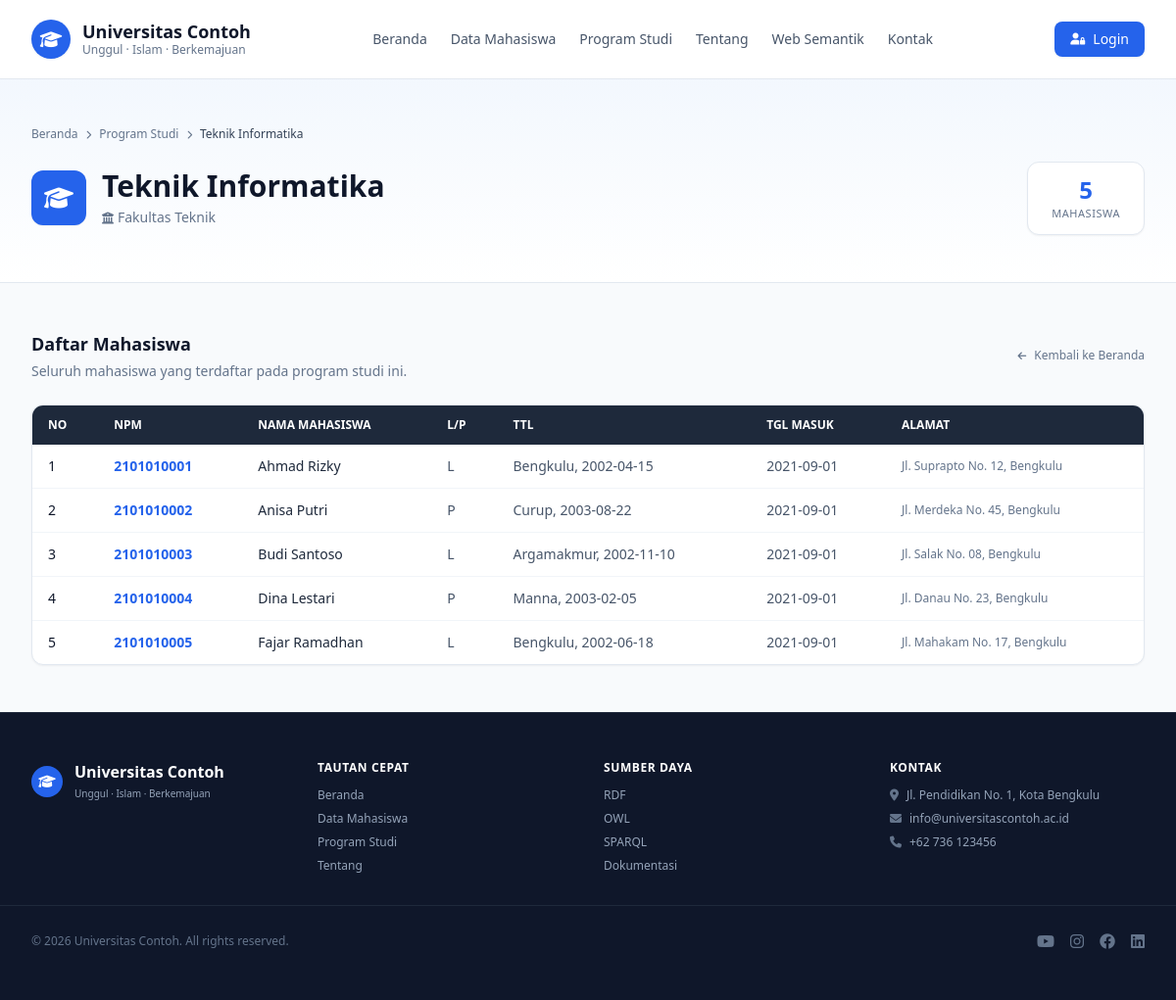
The app's page /program-studi/1 with its own data.
### tables this page shows
CREATE TABLE `program_studi` (
  `id_program_studi`   INT UNSIGNED NOT NULL AUTO_INCREMENT,
  `nama_program_studi` VARCHAR(100) NOT NULL,
  `id_fakultas`        INT UNSIGNED NOT NULL,
  `created_at`         TIMESTAMP NOT NULL DEFAULT CURRENT_TIMESTAMP,
  `updated_at`         TIMESTAMP NOT NULL DEFAULT CURRENT_TIMESTAMP ON UPDATE CURRENT_TIMESTAMP,
  PRIMARY KEY (`id_program_studi`),
  UNIQUE KEY `uq_prodi_nama` (`nama_program_studi`),
  KEY `idx_prodi_fakultas` (`id_fakultas`),
  CONSTRAINT `fk_prodi_fakultas`
    FOREIGN KEY (`id_fakultas`) REFERENCES `fakultas` (`id_fakultas`)
    ON UPDATE CASCADE
    ON DELETE RESTRICT
);

CREATE TABLE `fakultas` (
  `id_fakultas`   INT UNSIGNED NOT NULL AUTO_INCREMENT,
  `nama_fakultas` VARCHAR(100) NOT NULL,
  `created_at`    TIMESTAMP NOT NULL DEFAULT CURRENT_TIMESTAMP,
  `updated_at`    TIMESTAMP NOT NULL DEFAULT CURRENT_TIMESTAMP ON UPDATE CURRENT_TIMESTAMP,
  PRIMARY KEY (`id_fakultas`),
  UNIQUE KEY `uq_fakultas_nama` (`nama_fakultas`)
);

CREATE TABLE `mahasiswa` (
  `npm`              VARCHAR(20) NOT NULL,
  `nama_mahasiswa`   VARCHAR(100) NOT NULL,
  `email`            VARCHAR(150) DEFAULT NULL,
  `jenis_kelamin`    ENUM('L','P') NOT NULL,
  `tempat_lahir`     VARCHAR(50) DEFAULT NULL,
  `tanggal_lahir`    DATE DEFAULT NULL,
  `tanggal_masuk`    DATE DEFAULT NULL,
  `alamat`           TEXT DEFAULT NULL,
  `phone`            VARCHAR(20) DEFAULT NULL,
  `photo`            VARCHAR(255) DEFAULT NULL,
  `password`         VARCHAR(255) NOT NULL,
  `id_program_studi` INT UNSIGNED NOT NULL,
  `created_at`       TIMESTAMP NOT NULL DEFAULT CURRENT_TIMESTAMP,
  `updated_at`       TIMESTAMP NOT NULL DEFAULT CURRENT_TIMESTAMP ON UPDATE CURRENT_TIMESTAMP,
  PRIMARY KEY (`npm`),
  UNIQUE KEY `uq_mahasiswa_email` (`email`),
  KEY `idx_mahasiswa_prodi` (`id_program_studi`),
  KEY `idx_mahasiswa_nama` (`nama_mahasiswa`),
  CONSTRAINT `fk_mahasiswa_prodi`
    FOREIGN KEY (`id_program_studi`) REFERENCES `program_studi` (`id_program_studi`)
    ON UPDATE CASCADE
    ON DELETE RESTRICT
);

### app/Core/Controller.php (called while the page is built, shortened)
<?php
abstract class Controller
{
    protected function view(string $view, array $data = []): void
    {
        View::render($view, $data);
    }
}

### app/Controllers/ProgramStudiController.php (called while the page is built, shortened)
<?php
final class ProgramStudiController extends Controller
{
    public function show(string $id): void
    {
        $programStudi = (new ProgramStudi())->find((int) $id);
        $this->view('prodi/show', [
            'pageTitle'     => (string) $programStudi['nama_program_studi'],
            'programStudi'  => $programStudi,
            'mahasiswaList' => (new Mahasiswa())->byProgramStudi((int) $id),
        ]);
    }
}

### public/index.php (called while the page is built, shortened)
<?php
require BASE_PATH . '/app/Helpers/functions.php';
spl_autoload_register(static function (string $class): void {
    $prefix = 'App\\';
    $relative = str_replace('\\', '/', substr($class, strlen($prefix)));
    $file     = BASE_PATH . '/app/' . $relative . '.php';
});
$config = ['debug' => false];
try {
    $appConfig = require BASE_PATH . '/config/app.php';
    $config    = $appConfig;
    Database::configure(require BASE_PATH . '/config/database.php');
    $router = new Router();
    $router->dispatch($_SERVER['REQUEST_METHOD'] ?? 'GET', $_SERVER['REQUEST_URI'] ?? '/');
} catch (Throwable $e) {
    log_message('ERROR', sprintf('%s: %s in %s:%d', get_class($e), $e->getMessage(), $e->getFile(), $e->getLine()));
    http_response_code(500);
    if (!empty($config['debug'])) {
        echo '<pre>' . esc($e->getMessage()) . "\n" . esc($e->getTraceAsString()) . '</pre>';
    } else {
        try {
            View::render('errors/500');
        } catch (Throwable $renderError) {
            log_message('ERROR', 'Gagal render halaman error: ' . $renderError->getMessage());
            echo 'Terjadi kesalahan pada server.';
        }
    }
}

### app/Core/Database.php (called while the page is built, shortened)
<?php
final class Database
{
    private static ?PDO $connection = null;
    private static array $config = [];
    public static function configure(array $config): void
    {
        self::$config = $config;
    }
    public static function connection(): PDO
    {
        if (self::$connection instanceof PDO) {
            return self::$connection;
        }
        $dsn = sprintf(
            '%s:host=%s;port=%d;dbname=%s;charset=%s',
            self::$config['driver'],
            self::$config['host'],
            self::$config['port'],
            self::$config['database'],
            self::$config['charset'],
        );
        try {
            self::$connection = new PDO(
                $dsn,
                (string) self::$config['username'],
                (string) self::$config['password'],
                [
                    PDO::ATTR_ERRMODE            => PDO::ERRMODE_EXCEPTION,
                    PDO::ATTR_DEFAULT_FETCH_MODE => PDO::FETCH_ASSOC,
                    PDO::ATTR_EMULATE_PREPARES   => false,
                ],
            );
        } catch (PDOException $e) {
            throw new RuntimeException('Koneksi database gagal.', 0, $e);
        }
        return self::$connection;
    }
    public static function run(string $sql, array $params = []): \PDOStatement
    {
        $statement = self::connection()->prepare($sql);
        foreach (array_values($params) as $index => $value) {
            $statement->bindValue($index + 1, $value, self::paramType($value));
        }
        $statement->execute();
        return $statement;
    }
    private static function paramType($value): int
    {
        if (is_int($value)) {
            return PDO::PARAM_INT;
        }
        return PDO::PARAM_STR;
    }
    public static function select(string $sql, array $params = []): array
    {
        return self::run($sql, $params)->fetchAll();
    }
    public static function selectOne(string $sql, array $params = []): ?array
    {
        $row = self::run($sql, $params)->fetch();
        return $row === false ? null : $row;
    }
}

### app/Models/ProgramStudi.php (called while the page is built, shortened)
<?php
final class ProgramStudi extends Model
{
    public function find(int $id): ?array
    {
        return Database::selectOne(
            'SELECT p.id_program_studi, p.nama_program_studi, f.nama_fakultas, COUNT(m.npm) AS jumlah_mhs
             FROM program_studi p
             JOIN fakultas f ON p.id_fakultas = f.id_fakultas
             LEFT JOIN mahasiswa m ON p.id_program_studi = m.id_program_studi
             WHERE p.id_program_studi = ?
             GROUP BY p.id_program_studi, p.nama_program_studi, f.nama_fakultas',
            [$id],
        );
    }
}

### app/Helpers/functions.php (called while the page is built, shortened)
<?php
function esc($value): string
{
    return htmlspecialchars((string) $value, ENT_QUOTES | ENT_SUBSTITUTE, 'UTF-8');
}

### app/Models/Mahasiswa.php (called while the page is built, shortened)
<?php
final class Mahasiswa extends Model
{
    public function byProgramStudi(int $programStudiId): array
    {
        return Database::select(
            self::RELATION_SELECT . ' WHERE m.id_program_studi = ? ORDER BY m.npm ASC',
            [$programStudiId],
        );
    }
}

### app/Views/prodi/show.php (the view, shortened to what this page needs)
<?php require __DIR__ . '/../partials/public-navbar.php'; ?>
<section class="bg-gradient-to-b from-blue-50/60 to-white py-12 border-b border-slate-200">
    <div class="max-w-7xl mx-auto px-4 sm:px-6 lg:px-8">
        <nav class="text-xs text-slate-500 mb-5 flex items-center space-x-2">
            <a href="/" class="hover:text-blue-600 transition">Beranda</a>
            <i class="fa-solid fa-chevron-right text-[9px]"></i>
            <a href="/#program-studi" class="hover:text-blue-600 transition">Program Studi</a>
            <i class="fa-solid fa-chevron-right text-[9px]"></i>
            <span class="text-slate-700 font-medium"><?= esc($programStudi['nama_program_studi']); ?></span>
        </nav>
        <div class="flex flex-col sm:flex-row sm:items-center sm:justify-between gap-5">
            <div class="flex items-center space-x-4">
                <div class="w-14 h-14 rounded-xl bg-blue-600 text-white flex items-center justify-center text-2xl shadow-sm">
                    <i class="fa-solid fa-graduation-cap"></i>
                </div>
                <div>
                    <h2 class="text-2xl md:text-3xl font-extrabold text-slate-900 leading-tight">
                        <?= esc($programStudi['nama_program_studi']); ?>
                    </h2>
                    <p class="text-sm text-slate-500 mt-1">
                        <i class="fa-solid fa-building-columns text-xs mr-1"></i>Fakultas <?= esc($programStudi['nama_fakultas']); ?>
                    </p>
                </div>
            </div>
            <div class="bg-white border border-slate-200 rounded-xl px-6 py-3 shadow-sm text-center">
                <p class="text-2xl font-extrabold text-blue-600"><?= number_format((int) $programStudi['jumlah_mhs']); ?></p>
                <p class="text-[11px] font-medium text-slate-500 uppercase tracking-wider">Mahasiswa</p>
            </div>
        </div>
    </div>
</section>
<section class="py-12">
    <div class="max-w-7xl mx-auto px-4 sm:px-6 lg:px-8">
        <div class="mb-6 flex items-center justify-between">
            <div>
                <h3 class="text-lg font-bold text-slate-900">Daftar Mahasiswa</h3>
                <p class="text-slate-500 text-sm mt-1">Seluruh mahasiswa yang terdaftar pada program studi ini.</p>
            </div>
            <a href="/" class="hidden sm:inline-flex items-center space-x-2 text-xs font-medium text-slate-500 hover:text-blue-600 transition">
                <i class="fa-solid fa-arrow-left text-[10px]"></i>
                <span>Kembali ke Beranda</span>
            </a>
        </div>
        <div class="overflow-x-auto bg-white rounded-xl border border-slate-200 shadow-sm">
            <table class="w-full text-left text-sm text-slate-600">
                <thead class="bg-slate-800 text-white text-xs uppercase font-semibold">
                    <tr>
                        <th class="px-4 py-3">No</th>
                        <th class="px-4 py-3">NPM</th>
                        <th class="px-4 py-3">Nama Mahasiswa</th>
                        <th class="px-4 py-3">L/P</th>
                        <th class="px-4 py-3">TTL</th>
                        <th class="px-4 py-3">Tgl Masuk</th>
                        <th class="px-4 py-3">Alamat</th>
                    </tr>
                </thead>
                <tbody class="divide-y divide-slate-100">
                    <?php if ($mahasiswaList === []): ?>
                        <tr>
                            <td colspan="7" class="px-4 py-8 text-center text-slate-400">Belum ada mahasiswa pada program studi ini.</td>
                        </tr>
                    <?php else: ?>
                        <?php foreach ($mahasiswaList as $index => $mhs): ?>
                            <tr class="hover:bg-slate-50 transition">
                                <td class="px-4 py-3 font-medium text-slate-900"><?= $index + 1; ?></td>
                                <td class="px-4 py-3 font-semibold text-blue-600"><?= esc($mhs['npm']); ?></td>
                                <td class="px-4 py-3 font-medium text-slate-800"><?= esc($mhs['nama_mahasiswa']); ?></td>
                                <td class="px-4 py-3"><?= esc($mhs['jenis_kelamin']); ?></td>
                                <td class="px-4 py-3"><?= esc($mhs['tempat_lahir'] . ', ' . $mhs['tanggal_lahir']); ?></td>
                                <td class="px-4 py-3"><?= esc($mhs['tanggal_masuk']); ?></td>
                                <td class="px-4 py-3 text-xs text-slate-500"><?= esc($mhs['alamat']); ?></td>
                            </tr>
                        <?php endforeach; ?>
                    <?php endif; ?>
                </tbody>
            </table>
        </div>
    </div>
</section>
<?php require __DIR__ . '/../partials/public-footer.php'; ?>

### app/Core/Router.php (shortened to what this page needs)
<?php
final class Router
{
    private array $routes = [];
    private function add(string $method, string $path, array $handler): void
    {
        $this->routes[$method][$path] = [
            'handler' => $handler,
            'pattern' => $this->toPattern($path),
        ];
    }
    private function toPattern(string $path): string
    {
        $pattern = preg_replace('#\{[a-zA-Z_]+}#', '([^/]+)', $path);
        return '#^' . rtrim((string) $pattern, '/') . '/?$#';
    }
    public function dispatch(string $method, string $uri): void
    {
        $path = parse_url($uri, PHP_URL_PATH) ?: '/';
        $path = '/' . trim($path, '/');
        $path = $path === '/' ? '/' : rtrim($path, '/');
        foreach ($this->routes[$method] ?? [] as $route) {
            if (preg_match($route['pattern'], $path, $matches) !== 1) {
                continue;
            }
            array_shift($matches);
            [$class, $action] = $route['handler'];
            (new $class())->{$action}(...$matches);
            return;
        }
    }
}

### records on screen
program_studi: nama_program_studi "Teknik Informatika", id_fakultas.nama_fakultas "Teknik"
mahasiswa: npm "2101010001", nama_mahasiswa "Ahmad Rizky", jenis_kelamin "L", tempat_lahir+tanggal_lahir "Bengkulu, 2002-04-15", tanggal_masuk "2021-09-01", alamat "Jl. Suprapto No. 12, Bengkulu"
mahasiswa: npm "2101010002", nama_mahasiswa "Anisa Putri", jenis_kelamin "P", tempat_lahir+tanggal_lahir "Curup, 2003-08-22", tanggal_masuk "2021-09-01", alamat "Jl. Merdeka No. 45, Bengkulu"
mahasiswa: npm "2101010003", nama_mahasiswa "Budi Santoso", jenis_kelamin "L", tempat_lahir+tanggal_lahir "Argamakmur, 2002-11-10", tanggal_masuk "2021-09-01", alamat "Jl. Salak No. 08, Bengkulu"
mahasiswa: npm "2101010004", nama_mahasiswa "Dina Lestari", jenis_kelamin "P", tempat_lahir+tanggal_lahir "Manna, 2003-02-05", tanggal_masuk "2021-09-01", alamat "Jl. Danau No. 23, Bengkulu"
mahasiswa: npm "2101010005", nama_mahasiswa "Fajar Ramadhan", jenis_kelamin "L", tempat_lahir+tanggal_lahir "Bengkulu, 2002-06-18", tanggal_masuk "2021-09-01", alamat "Jl. Mahakam No. 17, Bengkulu"

### other values on screen
$programStudi['jumlah_mhs'] "5"
